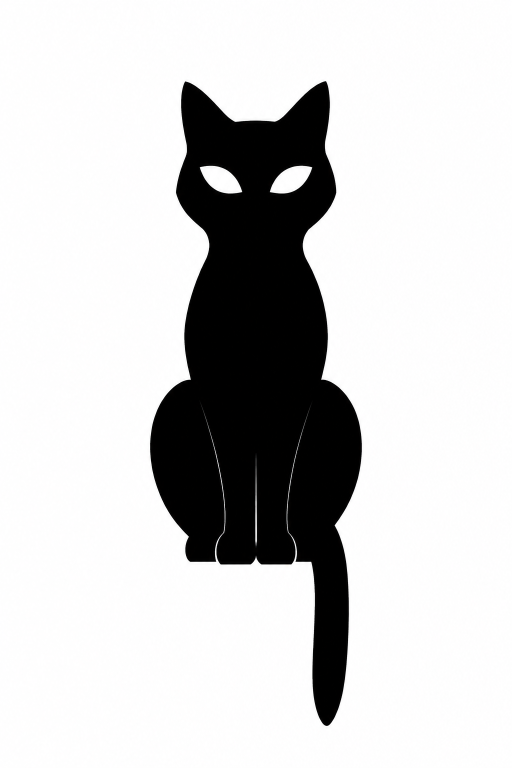
#> input picture output/black-cat-2026-10-27/r2/s1-silhouette.png, 1024 x 1536 px (shown at 1/2 size)
$ python vec.py
#> lines starting #> are read from the running program, lines starting #| are printed output that depends on the picture; after the words box and inside, x2 and y2 are one past the last pixel; in counts of white or black regions, pixels touching at a corner belong together
# 第二轮：剪影和线描描成 SVG 路径；像素猫找出格子大小，缩成一格一像素
import json
import numpy as np
from PIL import Image
from scipy import ndimage
import potrace

out = {}

def load(src):
#> called with src = 's1-silhouette.png'
    return np.asarray(Image.open(src).convert('L')).astype(int)

def bbox(mask):
    ys, xs = np.nonzero(mask)
    return int(xs.min()), int(ys.min()), int(xs.max()) + 1, int(ys.max()) + 1

def trace(mask, box):
    x0, y0, x1, y1 = box
    # potracer 把亮的当背景：传进去前取反，墨色那一块才是被描的形
    bm = potrace.Bitmap(~mask[y0:y1, x0:x1])
    path = bm.trace(turdsize=8, alphamax=1.1, opticurve=True, opttolerance=0.3)
    d = []
    for curve in path:
        s = curve.start_point
        d.append(f'M{s.x:.1f} {s.y:.1f}')
        for seg in curve.segments:
            if seg.is_corner:
                d.append(f'L{seg.c.x:.1f} {seg.c.y:.1f}L{seg.end_point.x:.1f} {seg.end_point.y:.1f}')
            else:
                d.append(f'C{seg.c1.x:.1f} {seg.c1.y:.1f} {seg.c2.x:.1f} {seg.c2.y:.1f} {seg.end_point.x:.1f} {seg.end_point.y:.1f}')
        d.append('Z')
    return ''.join(d)

def holes(mask, box, min_px, max_px):
    # 身体里被黑色围住的白块：眼睛
    x0, y0, x1, y1 = box
    sub = ~mask[y0:y1, x0:x1]
    lab, n = ndimage.label(sub)
    edge = set(np.unique(np.concatenate([lab[0], lab[-1], lab[:, 0], lab[:, -1]])))
    r = []
    for i in range(1, n + 1):
        if i in edge: continue
        ys, xs = np.nonzero(lab == i)
        if min_px < len(ys) < max_px:
            r.append(dict(x=round(xs.mean(), 1), y=round(ys.mean(), 1), w=int(xs.max() - xs.min() + 1), h=int(ys.max() - ys.min() + 1), n=len(ys)))
    return sorted(r, key=lambda e: e['x'])

# 1 剪影：整块黑，眼睛是洞
a = load('s1-silhouette.png')
m = a < 128
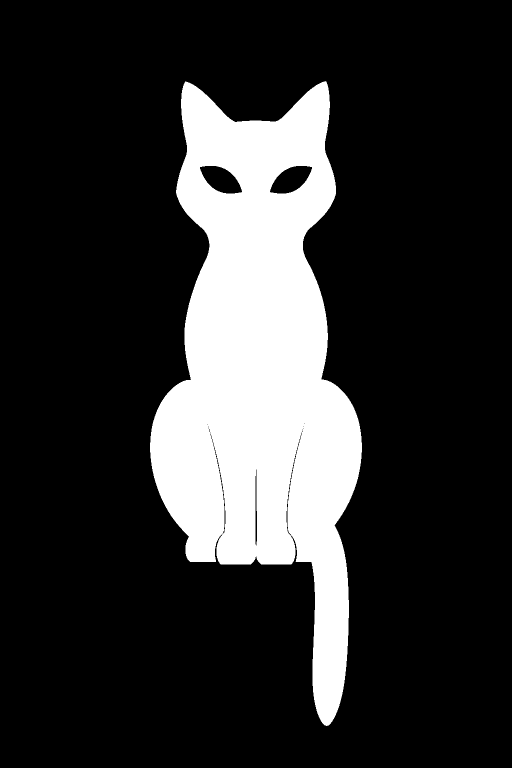
#> m: shape (1536, 1024) bool (shown at 1/2 size); 18.9% white; 1 white region, box (x1, y1, x2, y2) and area: (300, 162, 724, 1452) 296751
box = bbox(m)
#> box = (300, 162, 724, 1452)
out['s1'] = dict(w=box[2] - box[0], h=box[3] - box[1], d=trace(m, box), eyes=[e for e in holes(m, box, 800, 40000)][:2])
#> in trace, `x0, y0, x1, y1 = box`: x0 = 300; y0 = 162; x1 = 724; y1 = 1452
#> (the run stopped early here; a loop or call above may not have finished)
